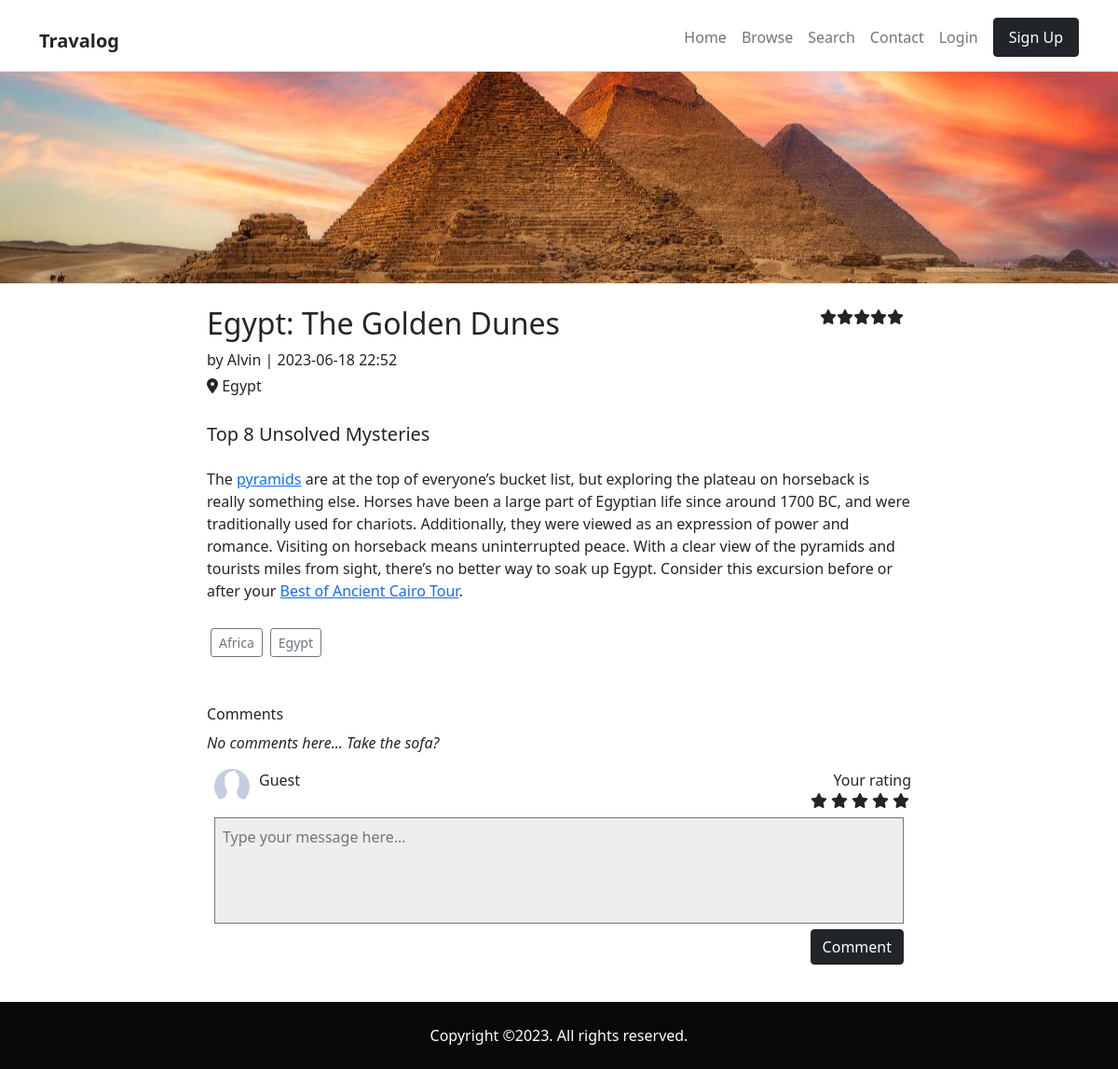
The app's page /post.php?id=25, older data.
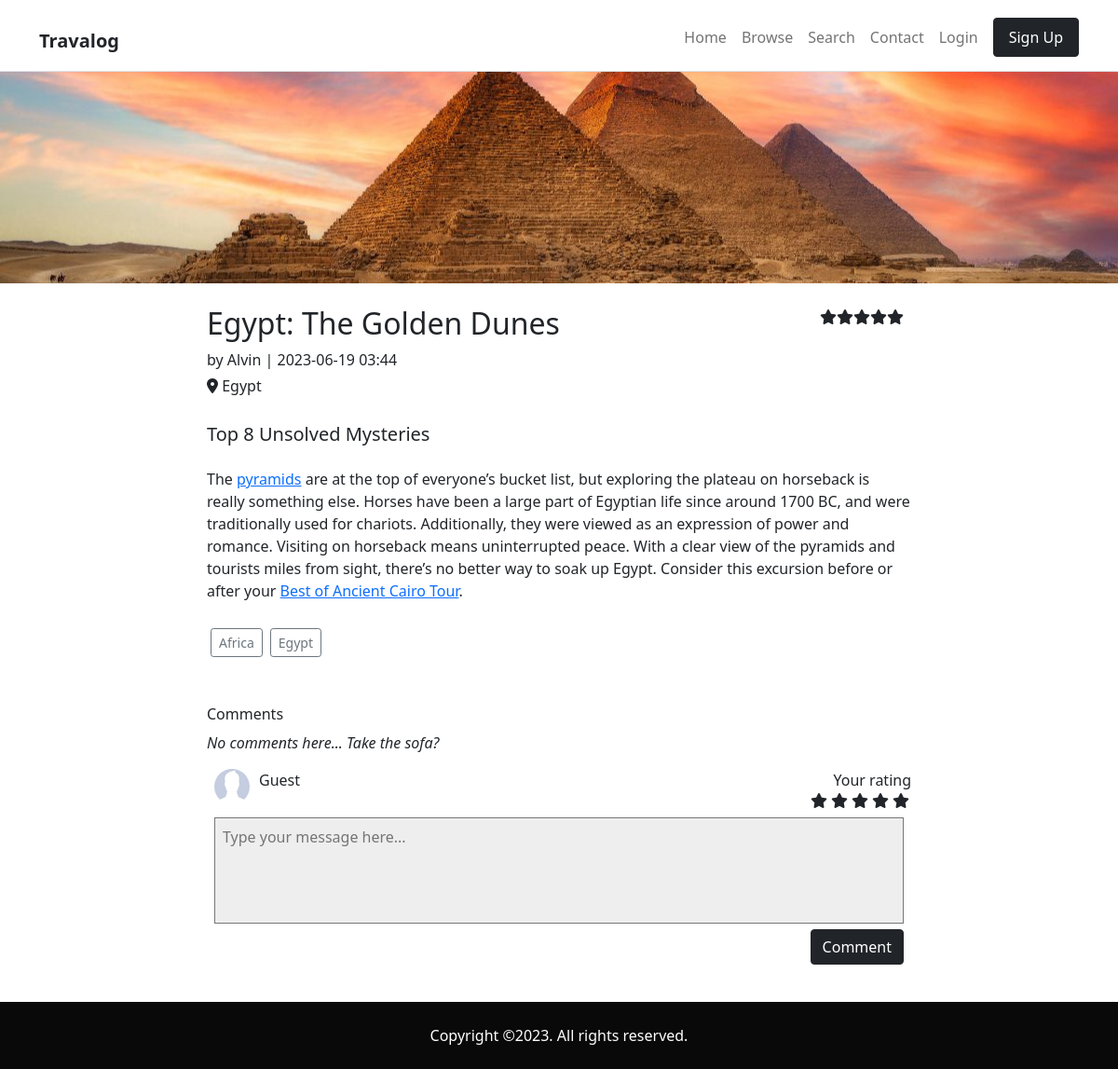
The same page, newer data.
### tables this page shows
CREATE TABLE `posts` (
  `postid` int(128) NOT NULL,
  `userid` int(128) NOT NULL,
  `title` varchar(255) NOT NULL,
  `caption` mediumtext NOT NULL,
  `content` longtext NOT NULL,
  `location` text NOT NULL,
  `continent` varchar(20) NOT NULL,
  `image` text NOT NULL,
  `tag` text NOT NULL,
  `createdtime` bigint(20) NOT NULL,
  `viewcount` int(11) NOT NULL
);

CREATE TABLE `users` (
  `userid` int(128) NOT NULL,
  `username` varchar(255) NOT NULL,
  `password` varchar(255) NOT NULL,
  `profilepic` varchar(255) DEFAULT NULL,
  `profileintro` longtext DEFAULT NULL,
  `realname` varchar(255) NOT NULL,
  `email` varchar(255) NOT NULL,
  `telno` varchar(16) DEFAULT NULL,
  `token` varchar(255) DEFAULT NULL
);

### helper/Parsedown.php (called while the page is built, shortened)
<?php
class Parsedown
{
    function text($text)
    {
        $Elements = $this->textElements($text);
        $markup = $this->elements($Elements);
        $markup = trim($markup, "\n");
        return $markup;
    }
    protected function textElements($text)
    {
        $text = str_replace(array("\r\n", "\r"), "\n", $text);
        $text = trim($text, "\n");
        $lines = explode("\n", $text);
        return $this->linesElements($lines);
    }
    protected $breaksEnabled;
    protected $safeMode;
    protected $unmarkedBlockTypes = array(
        'Code',
    );
    protected function linesElements(array $lines)
    {
        $Elements = array();
        $CurrentBlock = null;
        foreach ($lines as $line)
        {
            $indent = strspn($line, ' ');
            $text = $indent > 0 ? substr($line, $indent) : $line;
            $Line = array('body' => $line, 'indent' => $indent, 'text' => $text);
            $marker = $text[0];
            $blockTypes = $this->unmarkedBlockTypes;
            foreach ($blockTypes as $blockType)
            {
                $Block = $this->{"block$blockType"}($Line, $CurrentBlock);
            }
            if (isset($Block))
            {
                $CurrentBlock = $Block;
            }
            else
            {
                $CurrentBlock = $this->paragraph($Line);
                $CurrentBlock['identified'] = true;
            }
        }
        if (isset($CurrentBlock))
        {
            $Elements[] = $this->extractElement($CurrentBlock);
        }
        return $Elements;
    }
    protected function extractElement(array $Component)
    {
        return $Component['element'];
    }
    protected function paragraph($Line)
    {
        return array(
            'type' => 'Paragraph',
            'element' => array(
                'name' => 'p',
                'handler' => array(
                    'function' => 'lineElements',
                    'argument' => $Line['text'],
                    'destination' => 'elements',
                ),
            ),
        );
    }
    protected $InlineTypes = array(
        '!' => array('Image'),
        '&' => array('SpecialCharacter'),
        '*' => array('Emphasis'),
        ':' => array('Url'),
        '<' => array('UrlTag', 'EmailTag', 'Markup'),
        '[' => array('Link'),
        '_' => array('Emphasis'),
        '`' => array('Code'),
        '~' => array('Strikethrough'),
        '\\' => array('EscapeSequence'),
    );
    protected $inlineMarkerList = '!*_&[:<`~\\';
    protected function lineElements($text, $nonNestables = array())
    {
        $text = str_replace(array("\r\n", "\r"), "\n", $text);
        $Elements = array();
        $nonNestables = (empty($nonNestables)
            ? array()
            : array_combine($nonNestables, $nonNestables)
        );
        while ($excerpt = strpbrk($text, $this->inlineMarkerList))
        {
            $marker = $excerpt[0];
            $markerPosition = strlen($text) - strlen($excerpt);
            $Excerpt = array('text' => $excerpt, 'context' => $text);
            foreach ($this->InlineTypes[$marker] as $inlineType)
            {
                $Inline = $this->{"inline$inlineType"}($Excerpt);
                if ( ! isset($Inline['position']))
                {
                    $Inline['position'] = $markerPosition;
                }
                $Inline['element']['nonNestables'] = isset($Inline['element']['nonNestables'])
                    ? array_merge($Inline['element']['nonNestables'], $nonNestables)
                    : $nonNestables
                ;
                $unmarkedText = substr($text, 0, $Inline['position']);
                $InlineText = $this->inlineText($unmarkedText);
                $Elements[] = $InlineText['element'];
                $Elements[] = $this->extractElement($Inline);
                $text = substr($text, $Inline['position'] + $Inline['extent']);
                continue 2;
            }
            $unmarkedText = substr($text, 0, $markerPosition + 1);
            $InlineText = $this->inlineText($unmarkedText);
            $Elements[] = $InlineText['element'];
            $text = substr($text, $markerPosition + 1);
        }
        $InlineText = $this->inlineText($text);
        $Elements[] = $InlineText['element'];
        foreach ($Elements as &$Element)
        {
            if ( ! isset($Element['autobreak']))
            {
                $Element['autobreak'] = false;
            }
        }
        return $Elements;
    }
    protected function inlineText($text)
    {
        $Inline = array(
            'extent' => strlen($text),
            'element' => array(),
        );
        $Inline['element']['elements'] = self::pregReplaceElements(
            $this->breaksEnabled ? '/[ ]*+\n/' : '/(?:[ ]*+\\\\|[ ]{2,}+)\n/',
            array(
                array('name' => 'br'),
                array('text' => "\n"),
            ),
            $text
        );
        return $Inline;
    }
    protected function inlineLink($Excerpt)
    {
        $Element = array(
            'name' => 'a',
            'handler' => array(
                'function' => 'lineElements',
                'argument' => null,
                'destination' => 'elements',
            ),
            'nonNestables' => array('Url', 'Link'),
            'attributes' => array(
                'href' => null,
                'title' => null,
            ),
        );
        $extent = 0;
        $remainder = $Excerpt['text'];
        if (preg_match('/\[((?:[^][]++|(?R))*+)\]/', $remainder, $matches))
        {
            $Element['handler']['argument'] = $matches[1];
            $extent += strlen($matches[0]);
            $remainder = substr($remainder, $extent);
        }
        else
        {
            return;
        }
        if (preg_match('/^[(]\s*+((?:[^ ()]++|[(][^ )]+[)])++)(?:[ ]+("[^"]*+"|\'[^\']*+\'))?\s*+[)]/', $remainder, $matches))
        {
            $Element['attributes']['href'] = $matches[1];
            $extent += strlen($matches[0]);
        }
        return array(
            'extent' => $extent,
            'element' => $Element,
        );
    }
    protected function inlineSpecialCharacter($Excerpt)
    {
        if (substr($Excerpt['text'], 1, 1) !== ' ' and strpos($Excerpt['text'], ';') !== false
            and preg_match('/^&(#?+[0-9a-zA-Z]++);/', $Excerpt['text'], $matches)
        ) {
            return array(
                'element' => array('rawHtml' => '&' . $matches[1] . ';'),
                'extent' => strlen($matches[0]),
            );
        }
        return;
    }
    protected function handle(array $Element)
    {
        if (isset($Element['handler']))
        {
            if (!isset($Element['nonNestables']))
            {
                $Element['nonNestables'] = array();
            }
            if (is_string($Element['handler']))
            {
                $function = $Element['handler'];
                $argument = $Element['text'];
                unset($Element['text']);
                $destination = 'rawHtml';
            }
            else
            {
                $function = $Element['handler']['function'];
                $argument = $Element['handler']['argument'];
                $destination = $Element['handler']['destination'];
            }
            $Element[$destination] = $this->{$function}($argument, $Element['nonNestables']);
            unset($Element['handler']);
        }
        return $Element;
    }
    protected function element(array $Element)
    {
        $Element = $this->handle($Element);
        $hasName = isset($Element['name']);
        $markup = '';
        if ($hasName)
        {
            $markup .= '<' . $Element['name'];
            if (isset($Element['attributes']))
            {
                foreach ($Element['attributes'] as $name => $value)
                {
                    if ($value === null)
                    {
                        continue;
                    }
                    $markup .= " $name=\"".self::escape($value).'"';
                }
            }
        }
        $permitRawHtml = false;
        if (isset($Element['text']))
        {
            $text = $Element['text'];
        }
        elseif (isset($Element['rawHtml']))
        {
            $text = $Element['rawHtml'];
            $allowRawHtmlInSafeMode = isset($Element['allowRawHtmlInSafeMode']) && $Element['allowRawHtmlInSafeMode'];
            $permitRawHtml = !$this->safeMode || $allowRawHtmlInSafeMode;
        }
        $hasContent = isset($text) || isset($Element['element']) || isset($Element['elements']);
        if ($hasContent)
        {
            $markup .= $hasName ? '>' : '';
            if (isset($Element['elements']))
            {
                $markup .= $this->elements($Element['elements']);
            }
            elseif (isset($Element['element']))
            {
                $markup .= $this->element($Element['element']);
            }
            else
            {
                if (!$permitRawHtml)
                {
                    $markup .= self::escape($text, true);
                }
                else
                {
                    $markup .= $text;
                }
            }
            $markup .= $hasName ? '</' . $Element['name'] . '>' : '';
        }
        elseif ($hasName)
        {
            $markup .= ' />';
        }
        return $markup;
    }
    protected function elements(array $Elements)
    {
        $markup = '';
        $autoBreak = true;
        foreach ($Elements as $Element)
        {
            $autoBreakNext = (isset($Element['autobreak'])
                ? $Element['autobreak'] : isset($Element['name'])
            );
            $autoBreak = !$autoBreak ? $autoBreak : $autoBreakNext;
            $markup .= ($autoBreak ? "\n" : '') . $this->element($Element);
            $autoBreak = $autoBreakNext;
        }
        $markup .= $autoBreak ? "\n" : '';
        return $markup;
    }
    protected static function pregReplaceElements($regexp, $Elements, $text)
    {
        $newElements = array();
        $newElements[] = array('text' => $text);
        return $newElements;
    }
    protected static function escape($text, $allowQuotes = false)
    {
        return htmlspecialchars($text, $allowQuotes ? ENT_NOQUOTES : ENT_QUOTES, 'UTF-8');
    }
}

### post.php (the view, shortened to what the rows shown need)
<!DOCTYPE html>
<html lang="en">
<?php
require_once("init_db.php");
$postid = intval($_GET["id"]) ?? die;
$hasUserInfo = false;
if (!$hasUserInfo){
    $postInfoStmt = $conn->prepare("SELECT posts.postid, title, caption, content, location, continent, image, tag, createdtime, viewcount, username, realname, 0 AS user_rating, AVG(ratings.rating) AS avg_rating
    FROM posts
    JOIN users ON posts.userid=users.userid
    LEFT JOIN ratings ON posts.postid=ratings.postid
    WHERE posts.postid = ?");
    $postInfoStmt->bind_param("i", $postid);
}
if (!$postInfoStmt->execute()){
    http_response_code(500);
    die;
}
$result = $postInfoStmt->get_result();
if ($row = $result->fetch_object()){
    $post = $row;
} else {
    http_response_code(500);
    die;
}
?>
<head>
    <link href="https://cdn.jsdelivr.net/npm/bootstrap@5.1.3/dist/css/bootstrap.min.css" rel="stylesheet"
>
    <link rel="stylesheet" href="https://d19m59y37dris4.cloudfront.net/blog/2-0/css/style.default.622904dd.css"
        id="theme-stylesheet">
    <link rel="stylesheet" href="css/main.css">
</head>
<body>
    <nav class="navbar navbar-expand-lg navbar-light bg-white border-bottom py-2 fixed-top">
        <div class="container pt-1">
            <h1>
                <a class="navbar-brand text-md fw-bold text-dark" href="index.php">Travalog</a>
            </h1>
        </div>
    </nav>
    <section class="pt-1">
        <div class="mt-0">
            <div class="mb-4" style="height: 300px;
            background-image: url('<?php echo $post->image; ?>');
            background-repeat: no-repeat;
            background-size: cover;
            background-position: center;">
            </div>
            <div class="article-section container-sm pb-4">
                <div class="float-end me-2">
                    <?php
                        $rounded = round($post->avg_rating);
                        for ($i = 0; $i < 5 - $rounded; $i++) {
                            echo '<span class="fa fa-star"></span>';
                        }
                    ?>
                </div>
                <h2 id="article-header">
                    <?php echo htmlentities($post->title); ?>
                </h2>
                <p id="article-author" class="d-inline">by
                    <?php echo htmlentities(
                        isset($post->realname) ? $post->realname: $post->username
                    ); ?>
                </p>
                | <p id="article-date" class="d-inline"><?php echo date("Y-m-d H:i", substr($post->createdtime, 0, -3)); ?></p>
                <br>
                <p id="article-location" class="mt-1"><i class="fa fa-location-dot h6"></i> <?php echo htmlentities($post->location); ?></p>
                <h5 id="article-subtitle" class="lead my-4">
                    <?php echo htmlentities($post->caption); ?>
                </h5>
                <article id="article" class="mb-4 center-block">
                    <?php
                        include_once("helper/Parsedown.php");
                        $Parsedown = new Parsedown();
                        echo $Parsedown->text(htmlentities($post->content));
                    ?>
                </article>
                <div class="container p-0">
                    <?php
                        $continent = htmlentities($post->continent);
                        echo '<a href="seach_result.php?continent='.$continent.'" class="tags btn btn-sm btn-outline-secondary mx-1 my-1">'.$continent.'</a>';
                        $tags = explode(",", $post->tag);
                        foreach ($tags as $tag) {
                            $tag = trim(htmlentities($tag));
                            echo '<a href="seach_result.php?type=Tag&keyword='.$tag.'" class="tags btn btn-sm btn-outline-secondary mx-1 my-1">'.$tag.'</a>';
                        }
                    ?>
                </div>
            </div>
            <div class="comment-section container-sm align-items-middle pt-4">
                <h6>Comments</h6>
                <div class="list">
                </div>
                <div class="comment-box py-3 overflow-hidden">
                </div>
            </div>
        </div>
    </section>
    <br>
    <link rel="stylesheet" href="https://cdn.jsdelivr.net/npm/notyf@3/notyf.min.css">
    <link rel="stylesheet" href="https://use.fontawesome.com/releases/v6.4.0/css/all.css">
</body>
</html>

Row changes from the older to the newer data that the page shows:
changed posts "Egypt": createdtime "2023-06-18 22:52" → "2023-06-19 03:44"
